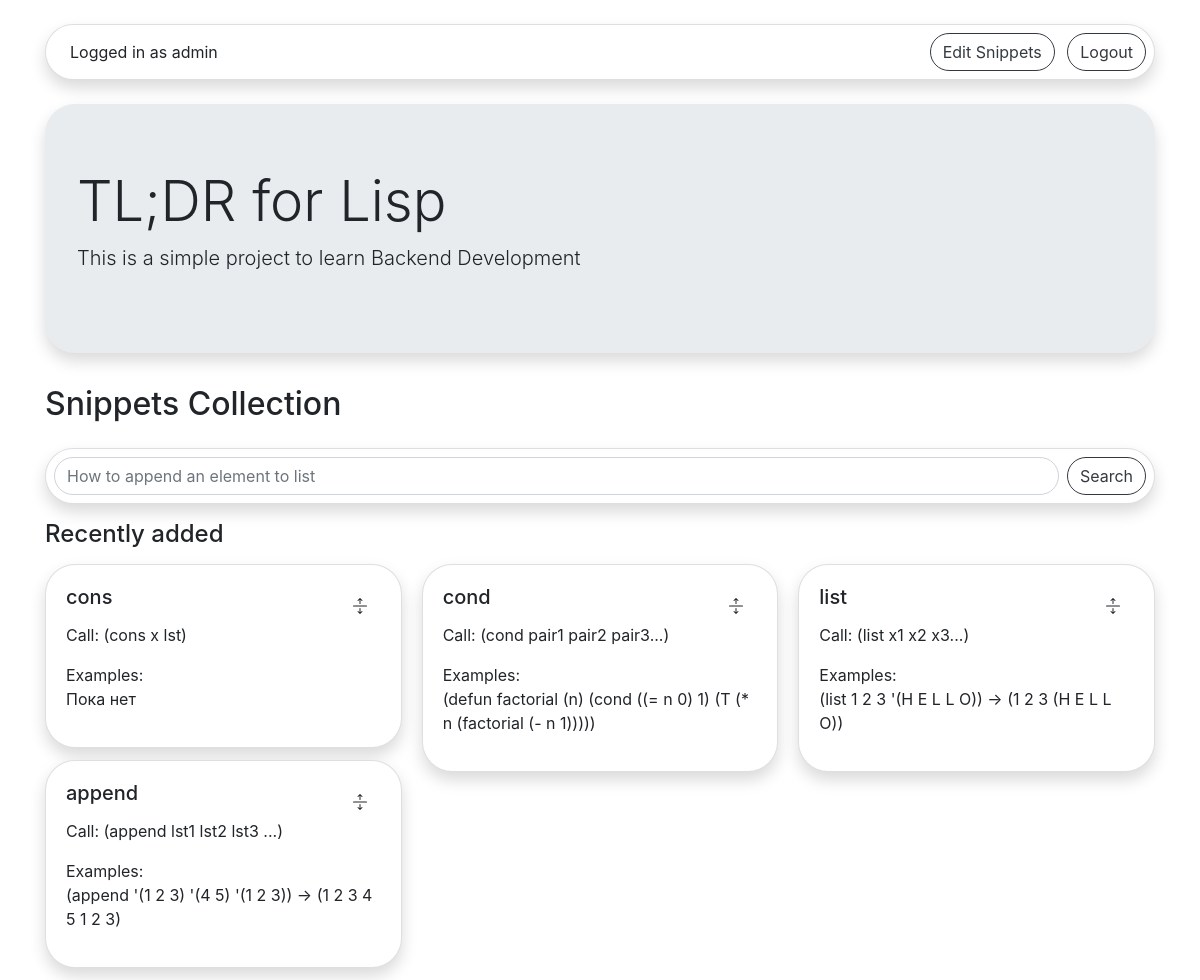
The app's page / (signed in) with its own data.
### tldr/models.py (models this page shows)
class Function(models.Model):
    name = models.CharField('Имя функции', max_length=128)
    call_spec = models.CharField('Вызов с именами аругментов', max_length=512)
    args = models.TextField('Описание агрументов', null=True)
    description = models.TextField('Описание функции', null=True)
    examples = models.TextField('Примеры вызовов', null=True)

### tldr/views.py (the view, shortened to what this page needs)
# urls.py: path('', main_view),
def main_view(request):
    credentials = None
    return render(request, 'main.html', {'snippets': Function.objects.all()[:20],
                                         'user': request.user, 'credentials': credentials})

### tldr/templates/main.html (shortened to what this page needs)
<!DOCTYPE html>
<html lang="en">
<head>
    <link rel="stylesheet" href="https://cdn.jsdelivr.net/npm/bootstrap@4.5.3/dist/css/bootstrap.min.css"
>
</head>
<body>
<div class="container">
    {% if user.is_authenticated %}
        <div class="card shadow mt-4" style="border-radius: 30px">
            <div class="d-flex flex-row justify-content-between">
                <div class="d-flex align-items-center mx-4">
                    <p class="card-text">Logged in as {{ user.username }}</p>
                </div>
                <div>
                    <a href="/api" class="btn btn-outline-dark my-2 hvr-grow" style="border-radius: 30px">Edit
                        Snippets</a>
                    <a href="/logout" class="btn btn-outline-dark m-2 hvr-grow" style="border-radius: 30px">Logout</a>
                </div>
            </div>
        </div>
    {% endif %}
    <div class="jumbotron mt-4 shadow" style="border-radius: 30px;">
        <h1 class="display-4">TL;DR for Lisp</h1>
        <p class="lead">This is a simple project to learn Backend Development</p>
    </div>
    <h2 class="mt-4">Snippets Collection</h2>
    <div class="card shadow mt-4" style="border-radius: 30px">
        <div class="d-flex flex-row">
            <input style="border-radius: 30px" id="search" type="text" class="my-2 mx-2 form-control"
                   placeholder="How to append an element to list">
            <button class="btn btn-outline-dark mr-2 my-2" style="border-radius: 30px" onclick="
                text = $('#search').val()
                $.ajax({url: '/api/search', data:{
                            query: text,
                        },
                success: function(data) {
                    document.getElementById('close_btn').hidden = false
                    document.getElementById('searchcard').hidden=false
                    document.getElementById('searchcard').innerHTML = document.getElementById('searchcard').innerHTML + JSON.stringify(data)
                }})
            ">Search</button>
        </div>
    </div>
    <h4 class="pt-3">Recently added</h4>
    <div class="card-columns pt-2">
        {% for snippet in snippets %}
            <div class="card shadow hvr-grow" style="border-radius: 30px">
                <div class="card-body">
                    <div class="d-flex flex-row justify-content-between">
                        <h5 class="card-title">{{ snippet.name }}</h5>
                        <button class="btn" id="btn_{{ snippet.name }}_unfold"
                                style="border-radius: 50px" onclick="
                                document.getElementById('args_{{ snippet.name }}').hidden = false;
                                document.getElementById('descr_{{ snippet.name }}').hidden = false;
                                document.getElementById('btn_{{ snippet.name }}_unfold').hidden = true;
                                document.getElementById('btn_{{ snippet.name }}_fold').hidden = false;
                                ">
                        </button>
                    </div>
                    <p class="card-text">Call: {{ snippet.call_spec }}</p>
                    <p class="card-text">Examples:<br>{{ snippet.examples }}</p>
                </div>
            </div>
        {% endfor %}
    </div>
</div>
</body>
</html>

### tldr/templates/main.html (style rules this page uses)
.hvr-grow { display: inline-block; vertical-align: middle; transform: translateZ(0); box-shadow: 0 0 1px rgba(0, 0, 0, 0); backface-visibility: hidden; -moz-osx-font-smoothing: grayscale; transition-duration: 0.3s; transition-property: transform; }

### records on screen
Function: name "cons", call_spec "(cons x lst)", examples "Пока нет"
Function: name "append", call_spec "(append lst1 lst2 lst3 ...)", examples "(append '(1 2 3) '(4 5) '(1 2 3)) -> (1 2 3 4 5 1 2 3)"
Function: name "cond", call_spec "(cond pair1 pair2 pair3...)", examples "(defun factorial (n) (cond ((= n 0) 1) (T (* n (factorial (- n 1)))))"
Function: name "list", call_spec "(list x1 x2 x3...)", examples "(list 1 2 3 '(H E L L O)) -> (1 2 3 (H E L L O))"

### other values on screen
{{ user.username }} "admin"
